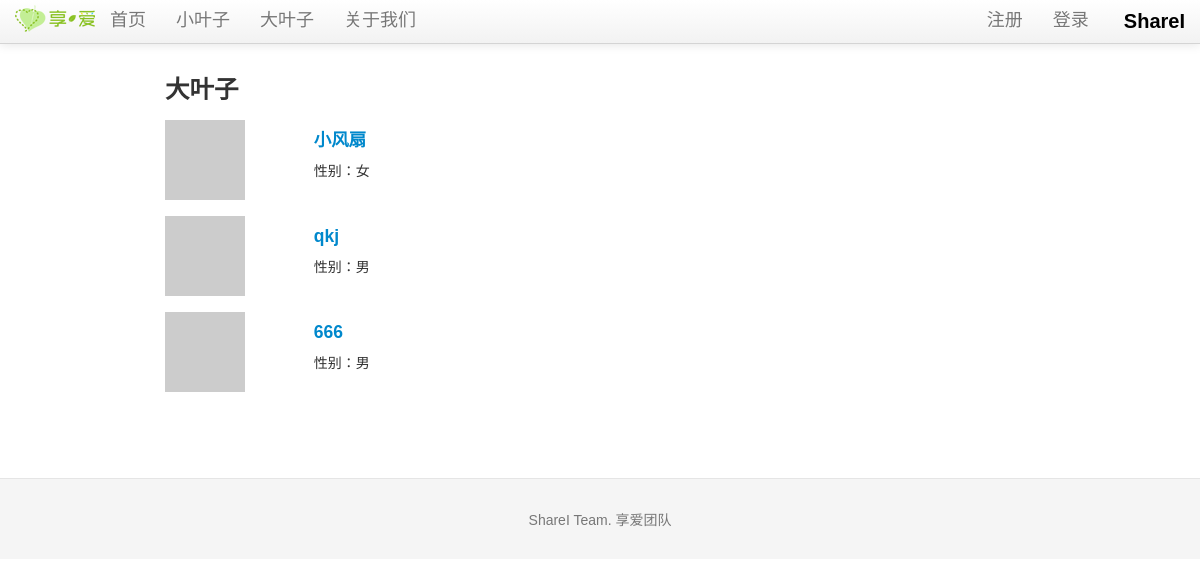
Screenshot of /bigleaf with the database file from the repository.
### tables this page shows
CREATE TABLE bleaf (avatar TEXT, bleaf_id integer PRIMARY KEY, email text, uname text, sex text, ulevel integer, password text, rrurl text, sinawburl text, qqwburl text, createtime TIMESTAMP);

### sharei.py (the view)
@app.route('/bigleaf')
def show_bigleafs():
    bigleafs = query_db('''select * from bleaf''')
    error = None
    if bigleafs is None:
        error = 'No big leaf now'
        return render_template('bigleaf.html', error=error)
    else:
        return render_template('bigleaf.html', error=error, bigleafs = bigleafs)

### sharei.py (called while the page is built)
def get_db():
    top = _app_ctx_stack.top
    if not hasattr(top, 'sqlite_db'):
        top.sqlite_db = sqlite3.connect(app.config['DATABASE'])
        top.sqlite_db.row_factory = sqlite3.Row
    return top.sqlite_db

@app.teardown_appcontext
def close_database(exception):
    top = _app_ctx_stack.top
    if hasattr(top, 'sqlite_db'):
        top.sqlite_db.close()

def query_db(query, args=(), one=False):
    cur = get_db().execute(query, args)
    rv = cur.fetchall()
    return (rv[0] if rv else None) if one else rv

@app.before_request
def before_request():
    g.bleaf = None
    if 'bleaf_id' in session:
        g.bleaf = query_db('select * from bleaf where bleaf_id = ?', [session['bleaf_id']], one=True)

### templates/bigleaf.html (shortened to what this page needs)
{% extends "layout.html" %}
{% block body %}
  <h3>大叶子</h3>
    {% for bigleaf in bigleafs %}
    <div class="row-fluid">
    <div class="span2">
        <img src={{ bigleaf.avatar }}>
    </div>
    <div class="span6" style="text-align : left;background-color:#FFFFFF; padding-left:20">
      <a href="{{ url_for('show_bigleaf', bleaf_id=bigleaf.bleaf_id) }}" target="_blank"><h4>{{bigleaf.uname}}</h4></a>
      <p>性别：{{bigleaf.sex}}<br>
    </div>
  </div><br>
{% endfor %}
{% endblock %}

### templates/layout.html (shortened to what this page needs)
<!DOCTYPE html>
<html lang="en" version="g42dymwpi--nx"><head><meta http-equiv="Content-Type" content="text/html; charset=UTF-8">
    <link href="/static/css/bootstrap.css" rel="stylesheet">
    <link href="/static/css/bootstrap-responsive.css" rel="stylesheet">
    <link href="/static/css/docs.css" rel="stylesheet">
    <link href="/static/css/prettify.css" rel="stylesheet">
  </head>
  <body data-spy="scroll" data-target=".bs-docs-sidebar" data-twttr-rendered="true" youdao="bind">
<div class="navbar transparent navbar-fixed-top">
  <div class="navbar-inner transparent">
    <div class="container">
      <a class="brand" href="{{ url_for('home') }}">ShareI</a>
      <div class="nav-collapse collapse">
        <ul class="nav">
            <li>
              <img src="/static/img/logo-ch.png" width="80" style="margin-top:4px">
            </li>
            <li>
              <a href="{{ url_for('home') }}"><font size="4">首页</font></a>
            </li>
            <li>
              <a href="{{ url_for('show_littleleafs') }}"><font size="4">小叶子</font></a>
            </li>
            <li>
              <a href="{{ url_for('show_bigleafs') }}"><font size="4">大叶子</font></a>
            </li>
            <li>
              <a href="{{ url_for('about') }}"><font size="4">关于我们</font></a>
            </li>
          </ul>
          <ul class="nav pull-right">
            {% if session.logged_in %}
              <li><a><font size="4">欢迎！ {{ session['bleaf_name'] }}</font></a></li>
              <li><a href="{{ url_for('logout') }}"><font size="4">注销</font></a></li>
            {% else %}
              <li><a href="{{ url_for('register') }}"><font size="4">注册</font></a></li>
              <li><a href="{{ url_for('login') }}"><font size="4">登录</font></a></li>
            {% endif %}
          </ul>
      </div>
    </div>
  </div>
</div>
<div class="container">
<div class="span9" style="margin-left:150px; margin-right:200px;">
  {% block body %}{% endblock %}
</div>
</div>
    <footer class="footer">
      <div class="container">
        <p>ShareI Team. 享爱团队</p>
      </div>
    </footer>
  </body>
</html>

### static/css/docs.css (style rules this page uses)
body { position: relative; padding-top: 40px; }
body > .navbar { font-size: 13px; }
body > .navbar .brand { padding-right: 0; padding-left: 0; margin-left: 20px; float: right; font-weight: bold; color: #000; text-shadow: 0 1px 0 rgba(255,255,255,.1), 0 0 30px rgba(255,255,255,.125); -webkit-transition: all .2s linear; -moz-transition: all .2s linear; transition: all .2s linear; }
.footer { text-align: center; padding: 30px 0; margin-top: 70px; border-top: 1px solid #e5e5e5; background-color: #f5f5f5; }
.footer p { margin-bottom: 0; color: #777; }

### templates/layout.html (style rules this page uses)
body { padding-top: 60px; font: 14px "微软雅黑", Verdana, Arial, Sans-serif; }

### rows the page displays
bleaf: uname "小风扇", sex "女"
bleaf: uname "qkj", sex "男"
bleaf: uname "666", sex "男"
